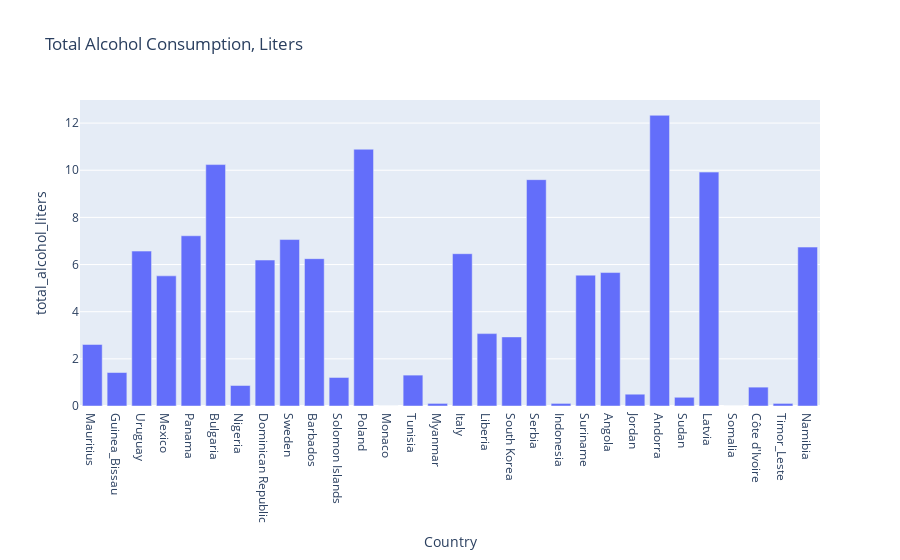

The code cell stored with this chart in its notebook:
### Markdown cell above
Create a bar chart of annual total alcohol consumption by country

### Code cell
# Create a bar chart of annual alcohol consumption by country
# Change the x label to "Country"
# Change the title to "Total Alcohol Consumption, Liters"
px.bar(x = countries, y = total_alcohol_liters, labels = {'x': 'Country', 'y': 'total_alcohol_liters'}, title = 'Total Alcohol Consumption, Liters')

### Figure 1 — Plotly figure (JSON) as saved in the notebook; plotly's stock layout.template omitted (floating-point values rounded to 4 significant figures)
{"data": [{"alignmentgroup": "True", "hovertemplate": "Country=%{x}<br>total_alcohol_liters=%{y}<extra></extra>", "legendgroup": "", "marker": {"color": "#636efa", "pattern": {"shape": ""}}, "name": "", "offsetgroup": "", "orientation": "v", "showlegend": false, "textposition": "auto", "type": "bar", "x": ["Mauritius", "Guinea_Bissau", "Uruguay", "Mexico", "Panama", "Bulgaria", "Nigeria", "Dominican Republic", "Sweden", "Barbados", "Solomon Islands", "Poland", "Monaco", "Tunisia", "Myanmar", "Italy", "Liberia", "South Korea", "Serbia", "Indonesia", "Suriname", "Angola", "Jordan", "Andorra", "Sudan", "Latvia", "Somalia", "Côte d'Ivoire", "Timor_Leste", "Namibia"], "xaxis": "x", "y": [2.61, 1.42, 6.57, 5.52, 7.22, 10.24, 0.87, 6.19, 7.06, 6.25, 1.21, 10.89, 0, 1.31, 0.11, 6.46, 3.07, 2.93, 9.6, 0.11, 5.55, 5.66, 0.5, 12.33, 0.37, 9.92, 0, 0.8, 0.11, 6.74], "yaxis": "y"}], "layout": {"autosize": true, "barmode": "relative", "legend": {"tracegroupgap": 0}, "title": {"text": "Total Alcohol Consumption, Liters"}, "xaxis": {"anchor": "y", "autorange": true, "domain": [0, 1], "range": [-0.5, 29.5], "title": {"text": "Country"}, "type": "category"}, "yaxis": {"anchor": "x", "autorange": true, "domain": [0, 1], "range": [0, 12.98], "title": {"text": "total_alcohol_liters"}, "type": "linear"}}}
